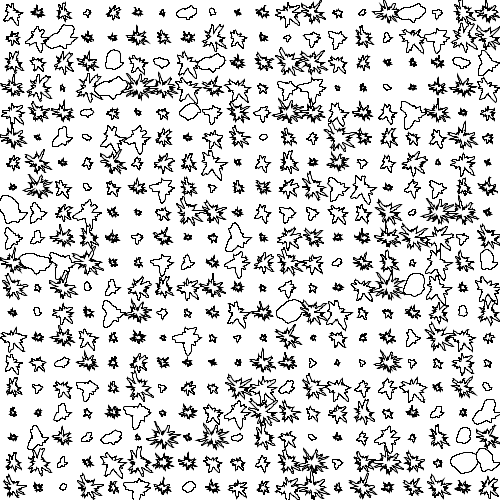
Frame 1 (no input)
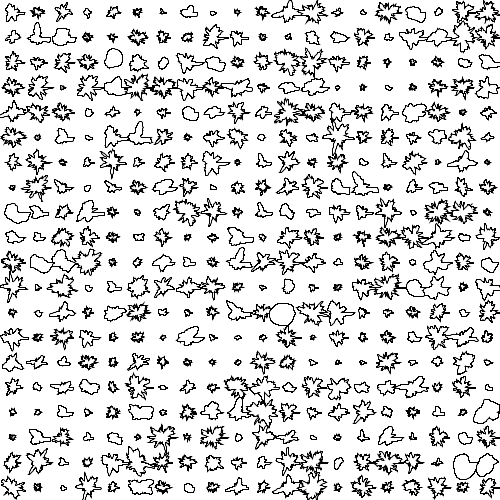
Frame 60 (the mouse pressed at the canvas centre just before this capture)
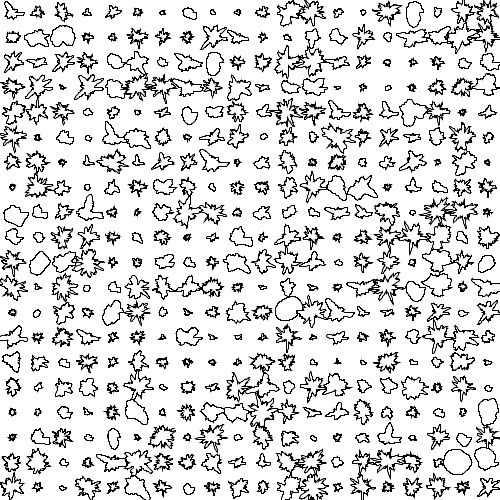
Frame 120 (the mouse held since frame 60 and released just before this capture)

The Processing sketch that drew these frames (run headless with seeded random() and noise(); from frame 60 on, the mouse is pressed at the canvas centre):

// Processing sketch: blobs_grid2
// ── blobs_grid2.pde
int numX = 20;
int numY = 20;
float sizeW, sizeH;
 Blobs[] blobs;

void setup() {
  size(500, 500);
  sizeW = float(width) / numX;
  sizeH = float(height) / numY;
  blobs = new Blobs[numX * numY];
  for(int i = 0; i < numX * numY; i++) {
    blobs[i] = new Blobs(random(sizeW/5, sizeW), random(0.005, 0.1), random(10, 150));
  }
}

void draw() {
  background(255);
  for (int x = 0; x < numX; x++) {
    for (int y = 0; y < numY; y++) {
      pushMatrix();
      //rect(sizeW*x, sizeH*y, sizeW, sizeH);
      translate(sizeW * x + sizeW / 2, sizeH * y + sizeH / 2);
      blobs[x+y*numX].create();
      popMatrix();  
    }
  }
}

class Blobs {
  float r, ran, speed;
  float posX, posY;
  float noiseFactor;

  Blobs (float r_, float ran_, float speed_) {
    r = r_;
    ran = ran_;
    speed = speed_;
  }

  void create() {  
    beginShape();
    for (int d = 0; d < 360; d++) {
      noiseFactor = noise(d*ran, float(frameCount)/speed);
      posX = r * cos(radians(d)) * noiseFactor;
      posY = r * sin(radians(d)) * noiseFactor;
      vertex(posX, posY);
    }
    endShape(CLOSE);
  }
}
